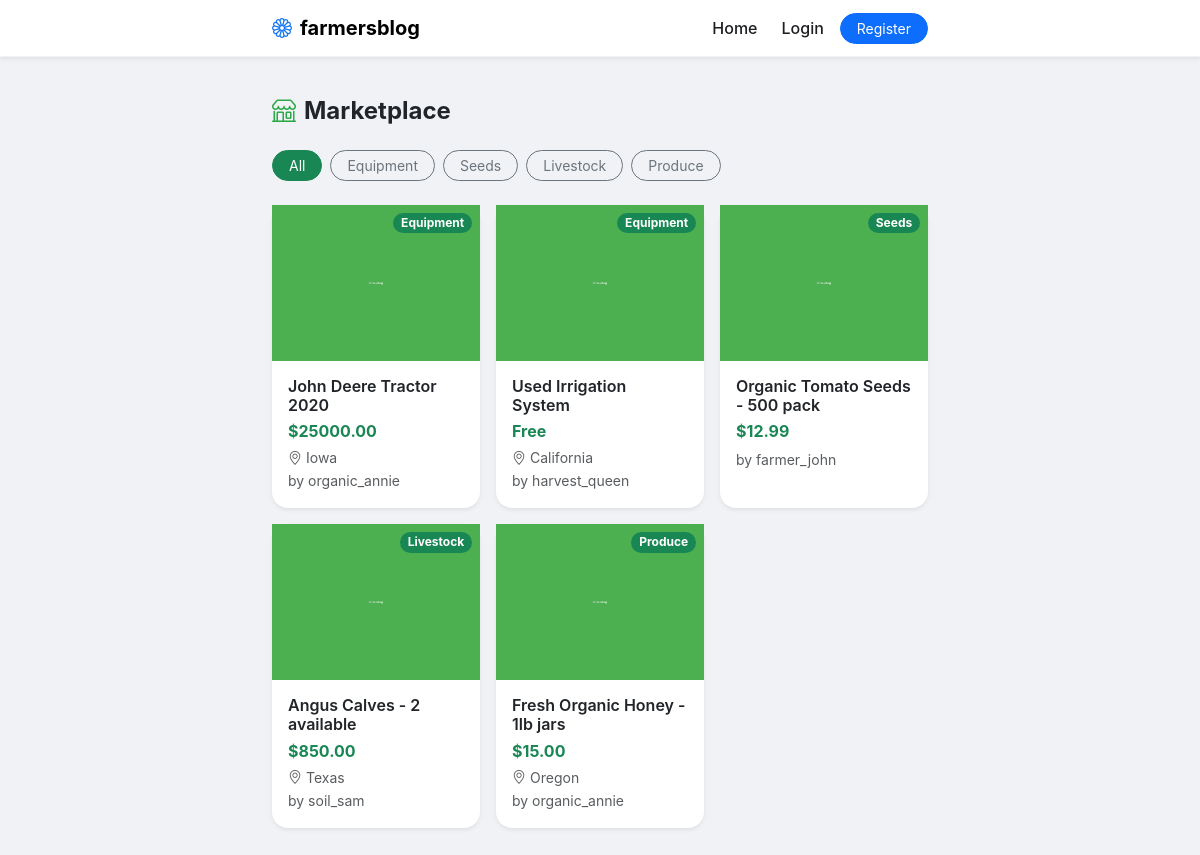
The app's page /marketplace/ with its own data.
### app/models.py (models this page shows, shortened)
class Listing(db.Model):
    id = db.Column(db.Integer, primary_key=True)
    seller_id = db.Column(db.Integer, db.ForeignKey('user.id'), nullable=False)
    title = db.Column(db.String(200), nullable=False)
    description = db.Column(db.Text, nullable=False)
    price = db.Column(db.Float, nullable=False)
    category = db.Column(db.String(50), nullable=False)  # Seeds, Equipment, Livestock, Produce, Other
    location = db.Column(db.String(200), default='')
    image_filename = db.Column(db.String(255), nullable=False)
    is_sold = db.Column(db.Boolean, default=False)
    created_at = db.Column(db.DateTime, default=datetime.utcnow)
    LISTING_CATEGORIES = ['Seeds', 'Equipment', 'Livestock', 'Produce', 'Other']
    @property
    def price_display(self):
        if self.price == 0:
            return 'Free'
        return f'${self.price:.2f}'

class User(UserMixin, db.Model):
    id = db.Column(db.Integer, primary_key=True)
    username = db.Column(db.String(80), unique=True, nullable=False)
    email = db.Column(db.String(120), unique=True, nullable=False)
    password_hash = db.Column(db.String(256), nullable=False)
    avatar_filename = db.Column(db.String(255), default=None)
    bio = db.Column(db.Text, default='')
    created_at = db.Column(db.DateTime, default=datetime.utcnow)
    posts = db.relationship('Post', backref='author', lazy='dynamic', cascade='all, delete-orphan')
    comments = db.relationship('Comment', backref='author', lazy='dynamic', cascade='all, delete-orphan')
    liked_posts = db.relationship('Post', secondary=post_likes, back_populates='likes', lazy='dynamic')
    listings = db.relationship('Listing', backref='seller', lazy='dynamic', cascade='all, delete-orphan')
    followed = db.relationship(
        'User', secondary=followers,
        primaryjoin=(followers.c.follower_id == id),
        secondaryjoin=(followers.c.followed_id == id),
        backref=db.backref('followers', lazy='dynamic'),
        lazy='dynamic'
    )
    sent_messages = db.relationship('Message', foreign_keys='Message.sender_id', backref='sender', lazy='dynamic', cascade='all, delete-orphan')
    received_messages = db.relationship('Message', foreign_keys='Message.recipient_id', backref='recipient', lazy='dynamic', cascade='all, delete-orphan')
    groups_created = db.relationship('Group', backref='creator', lazy='dynamic', cascade='all, delete-orphan')
    groups_joined = db.relationship('Group', secondary=group_members, back_populates='members', lazy='dynamic')

### app/blueprints/marketplace.py (the view)
@marketplace_bp.route('/')
@cache.cached(timeout=120, query_string=True)
def index():
    page = request.args.get('page', 1, type=int)
    per_page = 12
    category = request.args.get('category')
    query = Listing.query.filter_by(is_sold=False)
    if category:
        query = query.filter_by(category=category)
    query = query.order_by(Listing.created_at.desc())
    pagination = query.paginate(page=page, per_page=per_page, error_out=False)
    listings = pagination.items
    categories = db.session.query(Listing.category).distinct().all()
    categories = [c[0] for c in categories]
    return render_template('marketplace/index.html',
                         listings=listings,
                         pagination=pagination,
                         categories=categories,
                         current_category=category)

### app/helpers.py (called while the page is built, shortened)
def get_media_url(filename):
    if not filename:
        return None
    cloudinary_enabled = current_app.config.get('CLOUDINARY_ENABLED', False)
    return f"/uploads/{filename}"

### app/templates/marketplace/index.html (shortened to what this page needs)
{% extends "base.html" %}
{% block content %}
<div class="container" style="max-width: 680px;">
    <div class="d-flex align-items-center justify-content-between mb-4">
        <h4 class="fw-bold mb-0"><i class="bi bi-shop me-2" style="color: #28a745;"></i>Marketplace</h4>
    </div>
    <div class="d-flex flex-wrap gap-2 mb-4">
        <a href="{{ url_for('marketplace.index') }}"
           class="btn btn-sm rounded-pill px-3 {% if not current_category %}btn-success{% else %}btn-outline-secondary{% endif %}">
            All
        </a>
        {% for cat in categories %}
        <a href="{{ url_for('marketplace.index', category=cat) }}"
           class="btn btn-sm rounded-pill px-3 {% if current_category == cat %}btn-success{% else %}btn-outline-secondary{% endif %}">
            {{ cat }}
        </a>
        {% endfor %}
    </div>
    {% if listings %}
    <div class="row g-3">
        {% for listing in listings %}
        <div class="col-6 col-md-4">
            <a href="{{ url_for('marketplace.detail', listing_id=listing.id) }}" class="text-decoration-none">
                <div class="card border-0 rounded-4 shadow-sm h-100 listing-card">
                    <div class="position-relative" style="aspect-ratio: 4/3; overflow: hidden;">
                        <img src="{{ media_url(listing.image_filename) }}"
                             class="w-100 h-100" style="object-fit: cover;" alt="{{ listing.title }}" loading="lazy">
                        <span class="badge bg-success position-absolute top-0 end-0 m-2 rounded-pill">
                            {{ listing.category }}
                        </span>
                    </div>
                    <div class="card-body p-3">
                        <h6 class="fw-semibold mb-1 text-dark">{{ listing.title }}</h6>
                        <p class="fw-bold text-success mb-1">{{ listing.price_display }}</p>
                        {% if listing.location %}
                        <small class="text-muted d-block"><i class="bi bi-geo-alt me-1"></i>{{ listing.location }}</small>
                        {% endif %}
                        <small class="text-muted">by {{ listing.seller.username }}</small>
                    </div>
                </div>
            </a>
        </div>
        {% endfor %}
    </div>
    {% endif %}
</div>
{% endblock %}

### app/templates/base.html (shortened to what this page needs)
<!DOCTYPE html>
<html lang="en">
<head>
    <link href="https://cdn.jsdelivr.net/npm/bootstrap@5.3.2/dist/css/bootstrap.min.css" rel="stylesheet">
    <link rel="stylesheet" href="https://cdn.jsdelivr.net/npm/bootstrap-icons@1.11.3/font/bootstrap-icons.min.css">
    <link rel="stylesheet" href="{{ url_for('static', filename='style.css') }}">
</head>
<body>
    <nav class="navbar navbar-expand-lg bg-white shadow-sm sticky-top">
        <div class="container" style="max-width: 680px;">
            <a class="navbar-brand fw-bold" href="{{ url_for('main.index') }}">
                <i class="bi bi-flower1 me-2" style="color: #1877F2;"></i>farmersblog
            </a>
            <div class="collapse navbar-collapse" id="navbarNav">
                <ul class="navbar-nav ms-auto align-items-lg-center gap-2">
                    <li class="nav-item">
                        <a class="nav-link" href="{{ url_for('main.index') }}">Home</a>
                    </li>
                    {% if current_user.is_authenticated %}
                        <li class="nav-item">
                            <a class="nav-link" href="{{ url_for('profile.public_profile', username=current_user.username) }}">
                                <i class="bi bi-person me-1"></i>Profile
                            </a>
                        </li>
                        <li class="nav-item">
                            <a class="nav-link" href="{{ url_for('posts.create') }}">Create Post</a>
                        </li>
                        <li class="nav-item">
                            <a class="nav-link position-relative" href="{{ url_for('messages.inbox') }}">
                                <i class="bi bi-envelope me-1"></i>Messages
                                {% if unread_count > 0 %}
                                <span class="position-absolute top-0 start-100 translate-middle badge rounded-pill bg-danger" style="font-size: 0.6rem;">
                                    {{ unread_count }}
                                </span>
                                {% endif %}
                            </a>
                        </li>
                        <li class="nav-item">
                            <a class="nav-link" href="{{ url_for('marketplace.index') }}">
                                <i class="bi bi-shop me-1"></i>Marketplace
                            </a>
                        </li>
                        <li class="nav-item">
                            <a class="nav-link" href="{{ url_for('groups.index') }}">
                                <i class="bi bi-people me-1"></i>Groups
                            </a>
                        </li>
                        <li class="nav-item dropdown">
                            <a class="nav-link dropdown-toggle" href="#" role="button" data-bs-toggle="dropdown">
                                <i class="bi bi-person-circle me-1"></i>{{ current_user.username }}
                            </a>
                            <ul class="dropdown-menu dropdown-menu-end">
                                <li><a class="dropdown-item" href="{{ url_for('profile.public_profile', username=current_user.username) }}">
                                    <i class="bi bi-person me-2"></i>My Profile
                                </a></li>
                                <li><a class="dropdown-item" href="{{ url_for('profile.settings') }}">
                                    <i class="bi bi-gear me-2"></i>Settings
                                </a></li>
                                <li><hr class="dropdown-divider"></li>
                                <li><a class="dropdown-item" href="{{ url_for('auth.logout') }}">
                                    <i class="bi bi-box-arrow-right me-2"></i>Logout
                                </a></li>
                            </ul>
                        </li>
                    {% else %}
                        <li class="nav-item">
                            <a class="nav-link" href="{{ url_for('auth.login') }}">Login</a>
                        </li>
                        <li class="nav-item">
                            <a class="btn btn-primary btn-sm rounded-pill px-3" href="{{ url_for('auth.register') }}">Register</a>
                        </li>
                    {% endif %}
                </ul>
            </div>
        </div>
    </nav>
    <main class="py-4">
        {% block content %}{% endblock %}
    </main>
</body>
</html>

### app/static/style.css (style rules this page uses)
:root { --fb-blue: #1877F2; --fb-bg: #f0f2f5; --like-red: #e41e3f; --card-radius: 0.75rem; --green: #28a745; }
body { background-color: var(--fb-bg); font-family: -apple-system, BlinkMacSystemFont, "Segoe UI", Roboto, Oxygen, Ubuntu, Cantarell, "Fira Sans", "Droid Sans", "Helvetica Neue", sans-serif; }
.navbar { border-bottom: 1px solid rgba(0, 0, 0, 0.05); }
.nav-link { font-weight: 500; color: #1c1e21; }
.listing-card { transition: transform 0.2s ease, box-shadow 0.2s ease; }

### records on screen
Listing: image_filename (placeholder picture), category "Equipment", title "John Deere Tractor 2020", price_display "$25000.00", location "Iowa", seller.username "organic_annie"
Listing: image_filename (placeholder picture), category "Equipment", title "Used Irrigation System", price_display "Free", location "California", seller.username "harvest_queen"
Listing: image_filename (placeholder picture), category "Seeds", title "Organic Tomato Seeds - 500 pack", price_display "$12.99", seller.username "farmer_john"
Listing: image_filename (placeholder picture), category "Livestock", title "Angus Calves - 2 available", price_display "$850.00", location "Texas", seller.username "soil_sam"
Listing: image_filename (placeholder picture), category "Produce", title "Fresh Organic Honey - 1lb jars", price_display "$15.00", location "Oregon", seller.username "organic_annie"

### other values on screen
{{ cat }} "Equipment" "Seeds" "Livestock" "Produce"
